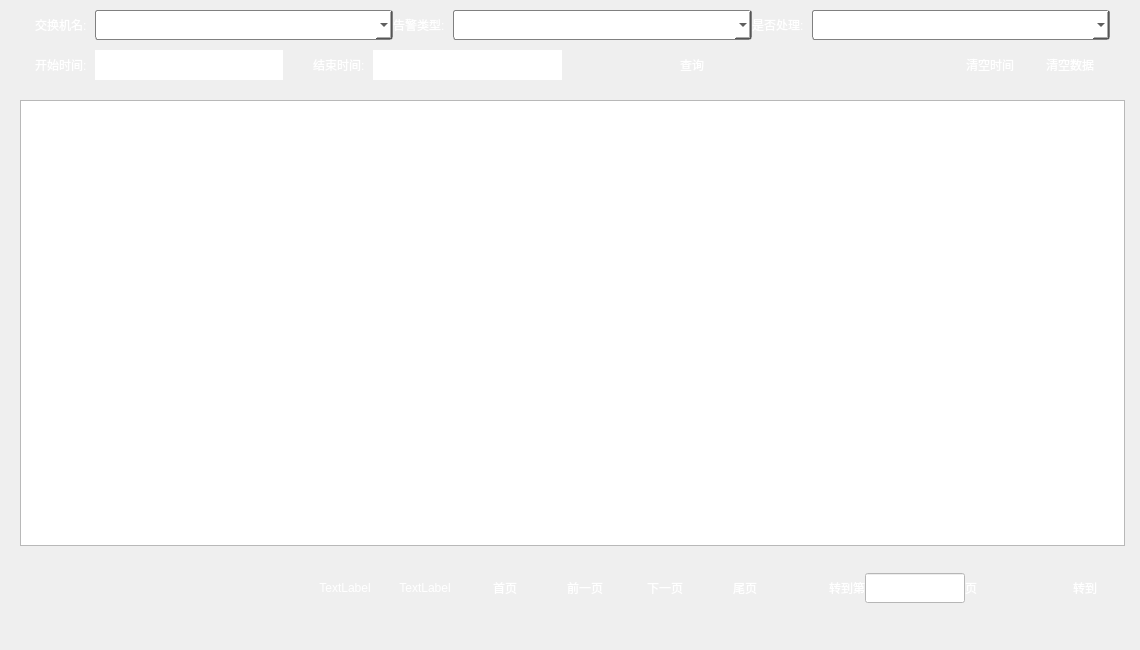
<?xml version="1.0" encoding="UTF-8"?>
<ui version="4.0">
 <class>NewAlarmHistory</class>
 <widget class="QWidget" name="NewAlarmHistory">
  <property name="geometry">
   <rect>
    <x>0</x>
    <y>0</y>
    <width>1140</width>
    <height>650</height>
   </rect>
  </property>
  <property name="windowTitle">
   <string>Form</string>
  </property>
  <layout class="QHBoxLayout" name="horizontalLayout">
   <property name="spacing">
    <number>0</number>
   </property>
   <property name="leftMargin">
    <number>0</number>
   </property>
   <property name="topMargin">
    <number>0</number>
   </property>
   <property name="rightMargin">
    <number>0</number>
   </property>
   <property name="bottomMargin">
    <number>0</number>
   </property>
   <item>
    <widget class="QWidget" name="widget" native="true">
     <property name="styleSheet">
      <string notr="true">QWidget#widget{
	
}

QWidget#changeWidget,#searchWidget
{
	border-image: url(:/images/images/back_title.png);
}

QLabel{
	color: rgb(255, 255, 255);
}

QComboBox {
	border: 1px solid gray; 
	border-radius: 3px;
	padding: 1px 2px 1px 2px; 
	min-width: 9em; 
	background-color: rgb(255, 255, 255);
	color: rgb(0, 0, 0);
} 

QComboBox:hover{
	color: white;
}

QComboBox:!editable{ 
	color:black;
}

QPushButton{
	color: white;  
	border-radius: 8px;  
	border-image: url(:/images/images/button_search.png);
}

QPushButton#starttimeBtn,#endtimeBtn{
	border-radius: 0px;  
	border-image: url(:/toolWidget/cl.png);
}

QLineEdit{
	
	background-color: rgb(255, 255, 255);
	color: rgb(0, 0, 0);
}

QTableView{
	border-image: url(:/images/images/whole_back_2.png);
}

QHeaderView::section{
	border-image: url(:/images/images/back_title.png);
    color: white;
	padding-left: 4px;
	border: 1px solid #6c6c6c;
	height:25px;
}

QHeaderView::section:checked{
	
}

	
</string>
     </property>
     <layout class="QVBoxLayout" name="verticalLayout_2" stretch="0,7,1">
      <property name="spacing">
       <number>10</number>
      </property>
      <property name="leftMargin">
       <number>20</number>
      </property>
      <property name="topMargin">
       <number>0</number>
      </property>
      <property name="rightMargin">
       <number>15</number>
      </property>
      <property name="bottomMargin">
       <number>30</number>
      </property>
      <item>
       <widget class="QWidget" name="searchWidget" native="true">
        <layout class="QVBoxLayout" name="verticalLayout">
         <property name="spacing">
          <number>10</number>
         </property>
         <property name="leftMargin">
          <number>15</number>
         </property>
         <property name="topMargin">
          <number>10</number>
         </property>
         <property name="rightMargin">
          <number>15</number>
         </property>
         <property name="bottomMargin">
          <number>10</number>
         </property>
         <item>
          <layout class="QHBoxLayout" name="horizontalLayout_6">
           <property name="spacing">
            <number>0</number>
           </property>
           <item>
            <widget class="QLabel" name="label">
             <property name="minimumSize">
              <size>
               <width>60</width>
               <height>30</height>
              </size>
             </property>
             <property name="maximumSize">
              <size>
               <width>60</width>
               <height>30</height>
              </size>
             </property>
             <property name="text">
              <string>交换机名:</string>
             </property>
            </widget>
           </item>
           <item>
            <widget class="QComboBox" name="switchName">
             <property name="minimumSize">
              <size>
               <width>159</width>
               <height>30</height>
              </size>
             </property>
             <property name="maximumSize">
              <size>
               <width>16777215</width>
               <height>16777215</height>
              </size>
             </property>
             <item>
              <property name="text">
               <string/>
              </property>
             </item>
            </widget>
           </item>
           <item>
            <widget class="QLabel" name="label_2">
             <property name="minimumSize">
              <size>
               <width>60</width>
               <height>30</height>
              </size>
             </property>
             <property name="maximumSize">
              <size>
               <width>60</width>
               <height>30</height>
              </size>
             </property>
             <property name="text">
              <string>告警类型:</string>
             </property>
            </widget>
           </item>
           <item>
            <widget class="QComboBox" name="alarmClass">
             <property name="minimumSize">
              <size>
               <width>159</width>
               <height>30</height>
              </size>
             </property>
             <property name="maximumSize">
              <size>
               <width>16777215</width>
               <height>16777215</height>
              </size>
             </property>
             <item>
              <property name="text">
               <string/>
              </property>
             </item>
            </widget>
           </item>
           <item>
            <widget class="QLabel" name="label_5">
             <property name="minimumSize">
              <size>
               <width>60</width>
               <height>30</height>
              </size>
             </property>
             <property name="maximumSize">
              <size>
               <width>60</width>
               <height>30</height>
              </size>
             </property>
             <property name="text">
              <string>是否处理:</string>
             </property>
            </widget>
           </item>
           <item>
            <widget class="QComboBox" name="isConfirmed">
             <property name="minimumSize">
              <size>
               <width>159</width>
               <height>30</height>
              </size>
             </property>
             <property name="maximumSize">
              <size>
               <width>16777215</width>
               <height>16777215</height>
              </size>
             </property>
             <item>
              <property name="text">
               <string/>
              </property>
             </item>
             <item>
              <property name="text">
               <string>是</string>
              </property>
             </item>
             <item>
              <property name="text">
               <string>否</string>
              </property>
             </item>
            </widget>
           </item>
          </layout>
         </item>
         <item>
          <layout class="QHBoxLayout" name="horizontalLayout_5">
           <property name="spacing">
            <number>0</number>
           </property>
           <item>
            <widget class="QLabel" name="starttimeLab">
             <property name="minimumSize">
              <size>
               <width>60</width>
               <height>30</height>
              </size>
             </property>
             <property name="maximumSize">
              <size>
               <width>60</width>
               <height>30</height>
              </size>
             </property>
             <property name="text">
              <string>开始时间:</string>
             </property>
            </widget>
           </item>
           <item>
            <widget class="QWidget" name="widget_3" native="true">
             <property name="minimumSize">
              <size>
               <width>150</width>
               <height>0</height>
              </size>
             </property>
             <property name="maximumSize">
              <size>
               <width>16777215</width>
               <height>16777215</height>
              </size>
             </property>
             <layout class="QHBoxLayout" name="horizontalLayout_4">
              <property name="spacing">
               <number>0</number>
              </property>
              <property name="leftMargin">
               <number>0</number>
              </property>
              <property name="topMargin">
               <number>0</number>
              </property>
              <property name="rightMargin">
               <number>0</number>
              </property>
              <property name="bottomMargin">
               <number>0</number>
              </property>
              <item>
               <widget class="QLineEdit" name="starttime">
                <property name="minimumSize">
                 <size>
                  <width>0</width>
                  <height>30</height>
                 </size>
                </property>
                <property name="maximumSize">
                 <size>
                  <width>16777215</width>
                  <height>16777215</height>
                 </size>
                </property>
                <property name="frame">
                 <bool>false</bool>
                </property>
               </widget>
              </item>
              <item>
               <widget class="QPushButton" name="starttimeBtn">
                <property name="minimumSize">
                 <size>
                  <width>30</width>
                  <height>30</height>
                 </size>
                </property>
                <property name="maximumSize">
                 <size>
                  <width>30</width>
                  <height>30</height>
                 </size>
                </property>
                <property name="focusPolicy">
                 <enum>Qt::NoFocus</enum>
                </property>
                <property name="text">
                 <string/>
                </property>
               </widget>
              </item>
             </layout>
            </widget>
           </item>
           <item>
            <widget class="QLabel" name="endtimeLab">
             <property name="minimumSize">
              <size>
               <width>60</width>
               <height>30</height>
              </size>
             </property>
             <property name="maximumSize">
              <size>
               <width>60</width>
               <height>30</height>
              </size>
             </property>
             <property name="text">
              <string>结束时间:</string>
             </property>
            </widget>
           </item>
           <item>
            <widget class="QWidget" name="widget_2" native="true">
             <property name="minimumSize">
              <size>
               <width>150</width>
               <height>0</height>
              </size>
             </property>
             <property name="maximumSize">
              <size>
               <width>16777215</width>
               <height>16777215</height>
              </size>
             </property>
             <layout class="QHBoxLayout" name="horizontalLayout_3">
              <property name="spacing">
               <number>0</number>
              </property>
              <property name="leftMargin">
               <number>0</number>
              </property>
              <property name="topMargin">
               <number>0</number>
              </property>
              <property name="rightMargin">
               <number>0</number>
              </property>
              <property name="bottomMargin">
               <number>0</number>
              </property>
              <item>
               <widget class="QLineEdit" name="endtime">
                <property name="minimumSize">
                 <size>
                  <width>0</width>
                  <height>30</height>
                 </size>
                </property>
                <property name="maximumSize">
                 <size>
                  <width>16777215</width>
                  <height>16777215</height>
                 </size>
                </property>
                <property name="frame">
                 <bool>false</bool>
                </property>
               </widget>
              </item>
              <item>
               <widget class="QPushButton" name="endtimeBtn">
                <property name="minimumSize">
                 <size>
                  <width>30</width>
                  <height>30</height>
                 </size>
                </property>
                <property name="maximumSize">
                 <size>
                  <width>30</width>
                  <height>30</height>
                 </size>
                </property>
                <property name="focusPolicy">
                 <enum>Qt::NoFocus</enum>
                </property>
                <property name="text">
                 <string/>
                </property>
               </widget>
              </item>
             </layout>
            </widget>
           </item>
           <item>
            <spacer name="horizontalSpacer_2">
             <property name="orientation">
              <enum>Qt::Horizontal</enum>
             </property>
             <property name="sizeType">
              <enum>QSizePolicy::Minimum</enum>
             </property>
             <property name="sizeHint" stdset="0">
              <size>
               <width>60</width>
               <height>30</height>
              </size>
             </property>
            </spacer>
           </item>
           <item>
            <widget class="QPushButton" name="search">
             <property name="minimumSize">
              <size>
               <width>80</width>
               <height>30</height>
              </size>
             </property>
             <property name="maximumSize">
              <size>
               <width>80</width>
               <height>30</height>
              </size>
             </property>
             <property name="text">
              <string>查询</string>
             </property>
            </widget>
           </item>
           <item>
            <spacer name="horizontalSpacer">
             <property name="orientation">
              <enum>Qt::Horizontal</enum>
             </property>
             <property name="sizeHint" stdset="0">
              <size>
               <width>40</width>
               <height>20</height>
              </size>
             </property>
            </spacer>
           </item>
           <item>
            <widget class="QPushButton" name="clearTime">
             <property name="minimumSize">
              <size>
               <width>80</width>
               <height>30</height>
              </size>
             </property>
             <property name="maximumSize">
              <size>
               <width>80</width>
               <height>30</height>
              </size>
             </property>
             <property name="text">
              <string>清空时间</string>
             </property>
            </widget>
           </item>
           <item>
            <widget class="QPushButton" name="clearData">
             <property name="minimumSize">
              <size>
               <width>80</width>
               <height>30</height>
              </size>
             </property>
             <property name="maximumSize">
              <size>
               <width>80</width>
               <height>30</height>
              </size>
             </property>
             <property name="text">
              <string>清空数据</string>
             </property>
            </widget>
           </item>
          </layout>
         </item>
        </layout>
       </widget>
      </item>
      <item>
       <widget class="QTableView" name="tableView"/>
      </item>
      <item>
       <widget class="QWidget" name="changeWidget" native="true">
        <property name="styleSheet">
         <string notr="true"/>
        </property>
        <layout class="QHBoxLayout" name="horizontalLayout_2">
         <property name="spacing">
          <number>0</number>
         </property>
         <property name="leftMargin">
          <number>0</number>
         </property>
         <property name="topMargin">
          <number>0</number>
         </property>
         <property name="rightMargin">
          <number>0</number>
         </property>
         <property name="bottomMargin">
          <number>0</number>
         </property>
         <item>
          <spacer name="horizontalSpacer_3">
           <property name="orientation">
            <enum>Qt::Horizontal</enum>
           </property>
           <property name="sizeHint" stdset="0">
            <size>
             <width>40</width>
             <height>20</height>
            </size>
           </property>
          </spacer>
         </item>
         <item>
          <widget class="QLabel" name="totalPageLabel">
           <property name="minimumSize">
            <size>
             <width>80</width>
             <height>30</height>
            </size>
           </property>
           <property name="maximumSize">
            <size>
             <width>80</width>
             <height>30</height>
            </size>
           </property>
           <property name="text">
            <string>TextLabel</string>
           </property>
           <property name="alignment">
            <set>Qt::AlignCenter</set>
           </property>
          </widget>
         </item>
         <item>
          <widget class="QLabel" name="currentPageLabel">
           <property name="minimumSize">
            <size>
             <width>80</width>
             <height>30</height>
            </size>
           </property>
           <property name="maximumSize">
            <size>
             <width>80</width>
             <height>30</height>
            </size>
           </property>
           <property name="text">
            <string>TextLabel</string>
           </property>
           <property name="alignment">
            <set>Qt::AlignCenter</set>
           </property>
          </widget>
         </item>
         <item>
          <widget class="QPushButton" name="firstButton">
           <property name="minimumSize">
            <size>
             <width>80</width>
             <height>30</height>
            </size>
           </property>
           <property name="maximumSize">
            <size>
             <width>80</width>
             <height>30</height>
            </size>
           </property>
           <property name="text">
            <string>首页</string>
           </property>
          </widget>
         </item>
         <item>
          <widget class="QPushButton" name="prevButton">
           <property name="minimumSize">
            <size>
             <width>80</width>
             <height>30</height>
            </size>
           </property>
           <property name="maximumSize">
            <size>
             <width>80</width>
             <height>30</height>
            </size>
           </property>
           <property name="text">
            <string>前一页</string>
           </property>
          </widget>
         </item>
         <item>
          <widget class="QPushButton" name="nextButton">
           <property name="minimumSize">
            <size>
             <width>80</width>
             <height>30</height>
            </size>
           </property>
           <property name="maximumSize">
            <size>
             <width>80</width>
             <height>30</height>
            </size>
           </property>
           <property name="text">
            <string>下一页</string>
           </property>
          </widget>
         </item>
         <item>
          <widget class="QPushButton" name="lastButton">
           <property name="minimumSize">
            <size>
             <width>80</width>
             <height>30</height>
            </size>
           </property>
           <property name="maximumSize">
            <size>
             <width>80</width>
             <height>30</height>
            </size>
           </property>
           <property name="text">
            <string>尾页</string>
           </property>
          </widget>
         </item>
         <item>
          <widget class="QLabel" name="label_3">
           <property name="minimumSize">
            <size>
             <width>80</width>
             <height>30</height>
            </size>
           </property>
           <property name="maximumSize">
            <size>
             <width>16777215</width>
             <height>30</height>
            </size>
           </property>
           <property name="text">
            <string>转到第</string>
           </property>
           <property name="alignment">
            <set>Qt::AlignRight|Qt::AlignTrailing|Qt::AlignVCenter</set>
           </property>
          </widget>
         </item>
         <item>
          <widget class="QLineEdit" name="switchPageLineEdit">
           <property name="minimumSize">
            <size>
             <width>100</width>
             <height>30</height>
            </size>
           </property>
           <property name="maximumSize">
            <size>
             <width>100</width>
             <height>30</height>
            </size>
           </property>
          </widget>
         </item>
         <item>
          <widget class="QLabel" name="label_4">
           <property name="minimumSize">
            <size>
             <width>80</width>
             <height>30</height>
            </size>
           </property>
           <property name="maximumSize">
            <size>
             <width>16777215</width>
             <height>30</height>
            </size>
           </property>
           <property name="text">
            <string>页</string>
           </property>
           <property name="alignment">
            <set>Qt::AlignLeading|Qt::AlignLeft|Qt::AlignVCenter</set>
           </property>
          </widget>
         </item>
         <item>
          <widget class="QPushButton" name="switchPageButton">
           <property name="minimumSize">
            <size>
             <width>80</width>
             <height>30</height>
            </size>
           </property>
           <property name="maximumSize">
            <size>
             <width>80</width>
             <height>30</height>
            </size>
           </property>
           <property name="text">
            <string>转到</string>
           </property>
          </widget>
         </item>
        </layout>
       </widget>
      </item>
     </layout>
    </widget>
   </item>
  </layout>
 </widget>
 <resources/>
 <connections/>
</ui>
